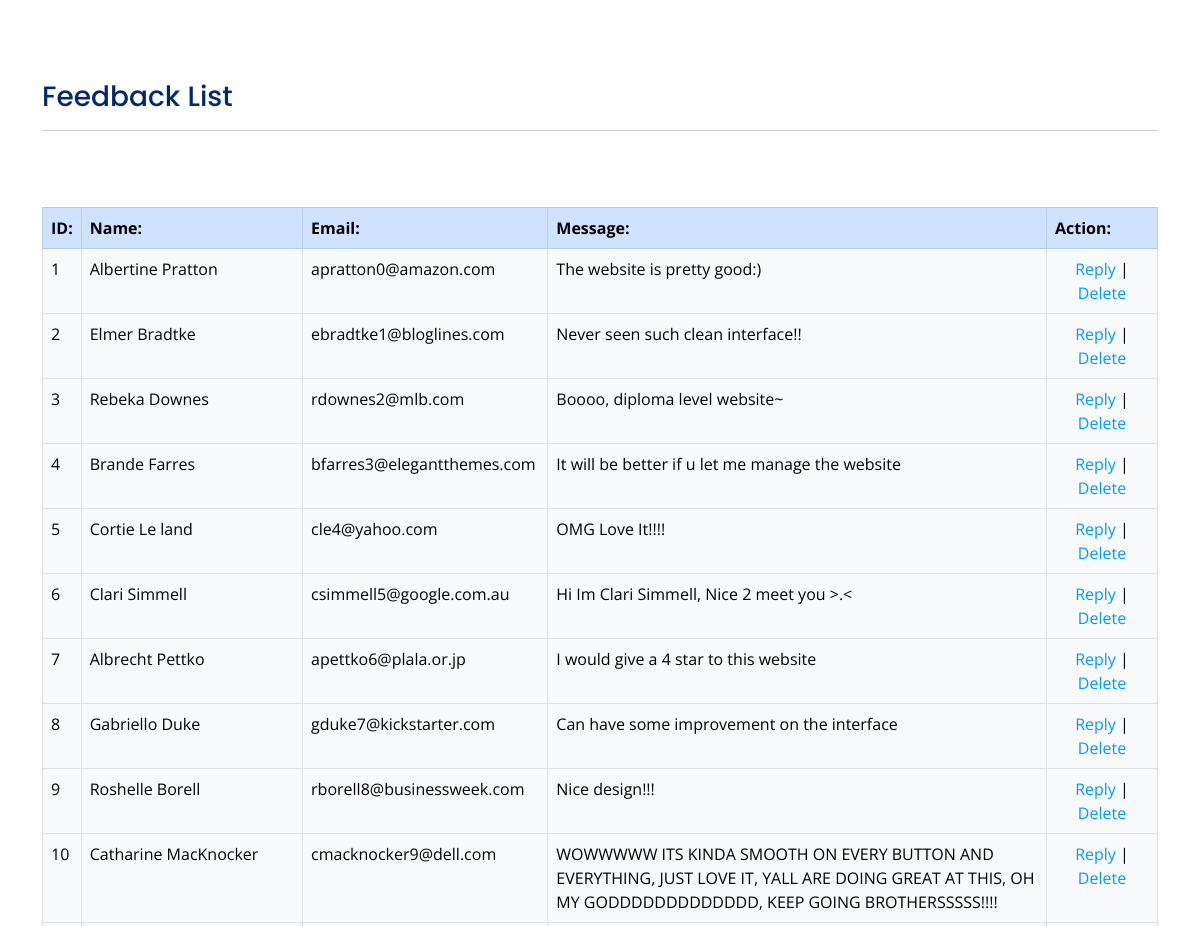
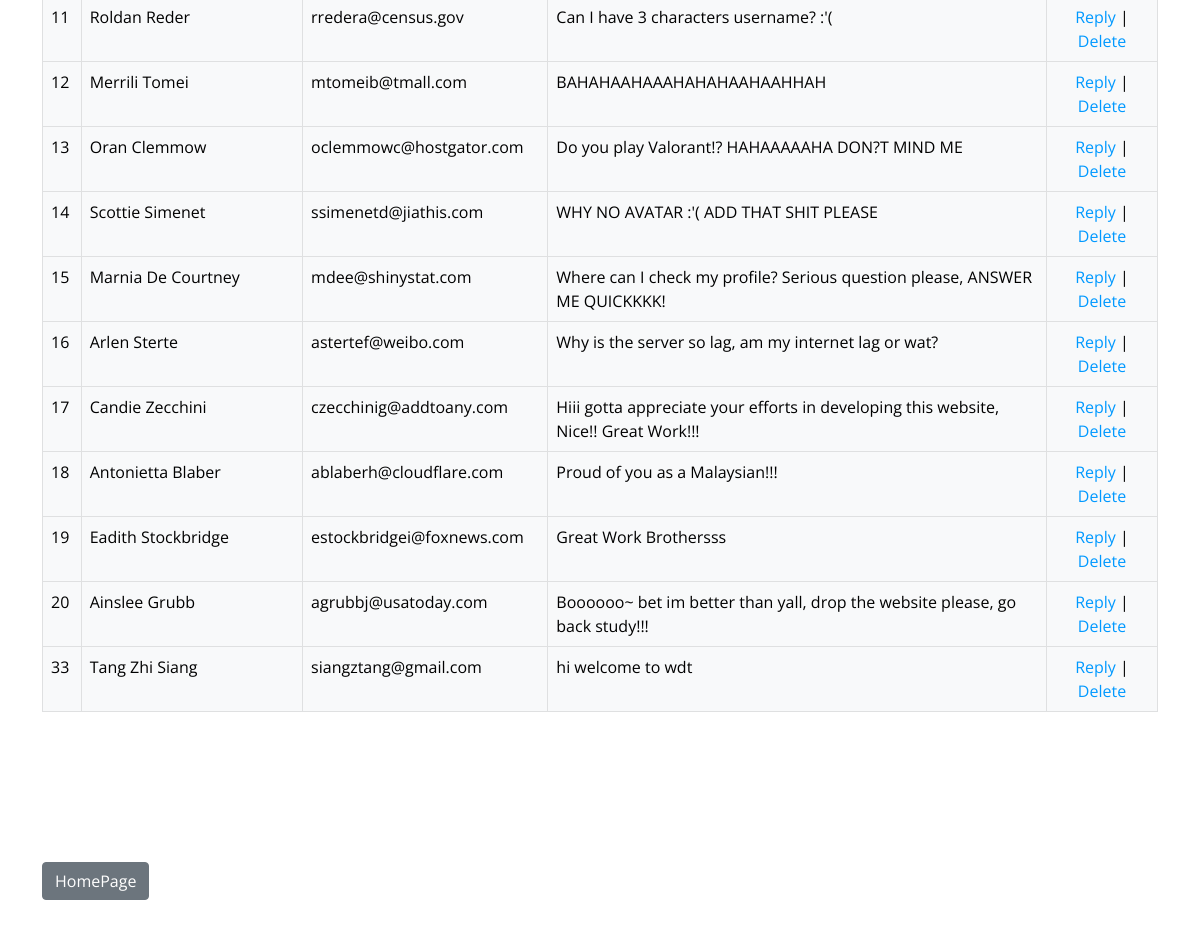
/staff_feedback_list.php, run on the app's committed database (2 pictures, top to bottom).
### tables this page shows
CREATE TABLE `tblfeedbacks` (
  `id` int(11) NOT NULL,
  `name` varchar(100) NOT NULL,
  `email` varchar(100) NOT NULL,
  `message` varchar(5000) NOT NULL
);

### staff_feedback_list.php (the view, shortened to what this page needs)
<?php
  include_once("dbconn.php");
  $sql_query = "SELECT * FROM `tblfeedbacks`";
  $results = mysqli_query($conn, $sql_query);
?>
<!DOCTYPE html>
<html lang="en">
<head>
  <?php include("link.php") ?>
</head>
<body>
  <main>
    <div class="container">
      <h3 class="fw-blod">Feedback List</h3>
      <hr>
      <section>
      <?php
            if($row = mysqli_query($conn, $sql_query)){
                if(mysqli_num_rows($row) > 0){ ?>
                        <table class="table table-bordered table-hover" style="width: 100%; margin-bottom: 150px">
                                <tr class="table-primary">
                                  <th style="width: 3%;">ID: </th>
                                  <th style="width: 20%;">Name: </th>
                                  <th style="width: 22%;">Email: </th>
                                  <th style="width: 45%;">Message: </th>
                                  <th style="width: 10%;">Action: </th>
                                </tr>
                                <?php while($row = mysqli_fetch_assoc($results)){ ?>
                                <tr class="table-light">
                                    <td><?php echo $row["id"]; ?></td>
                                    <td><?php echo $row["name"]; ?></td>
                                    <td><?php echo $row["email"]; ?></td>
                                    <td><?php echo $row["message"]; ?></td>
                                    <td style="text-align: center;">
                                        <a href="mailto:<?php echo $row['email']; ?>">Reply</a> |
                                        <a href="staff_delete_feedback.php?id=<?php echo $row['id']; ?>">Delete</a>
                                    </td>
                                </tr>
                                <?php } ?>
                        </table>
        <?php
                }else{
                    echo "There are not feedback to display...";
                    echo "<br>";
                    echo "<br>";
                    echo "<br>";
                }
            }
        ?>
            <button type="reset" class="btn btn-secondary" onclick="window.location.href='staff_homepage.php'">HomePage</button>
      </div>
  </main>
</body>
</html>

### link.php (shortened to what this page needs)
<link href="assets/vendor/bootstrap/css/bootstrap.min.css" rel="stylesheet">
<link href="assets/vendor/bootstrap-icons/bootstrap-icons.css" rel="stylesheet">
<link href="assets/vendor/boxicons/css/boxicons.min.css" rel="stylesheet">
<link href="assets/vendor/remixicon/remixicon.css" rel="stylesheet">
<link href="assets/vendor/swiper/swiper-bundle.min.css" rel="stylesheet">
<link href="assets/css/style.css" rel="stylesheet">

### assets/css/style.css (style rules this page uses)
body { font-family: "Open Sans", sans-serif; color: #444444; }
a { color: #0099ff; text-decoration: none; transition: 0.5s; }
h1, h2, h3, h4, h5, h6 { font-family: "Raleway", sans-serif; }
section { padding: 60px 0; overflow: hidden; }

### staff_feedback_list.php (style rules this page uses)
body { margin-top: 80px; }
table, th, td { padding: 5px; }
h3 { font-weight: 500; color: #012970; font-family: "Poppins", sans-serif; }

### data on the page
tblfeedbacks: id "1", name "Albertine Pratton", email "apratton0@amazon.com", message "The website is pretty good:)"
tblfeedbacks: id "2", name "Elmer Bradtke", email "ebradtke1@bloglines.com", message "Never seen such clean interface!!"
tblfeedbacks: id "3", name "Rebeka Downes", email "rdownes2@mlb.com", message "Boooo, diploma level website~"
tblfeedbacks: id "4", name "Brande Farres", email "bfarres3@elegantthemes.com", message "It will be better if u let me manage the website"
tblfeedbacks: id "5", name "Cortie Le land", email "cle4@yahoo.com", message "OMG Love It!!!!"
tblfeedbacks: id "6", name "Clari Simmell", email "csimmell5@google.com.au", message "Hi Im Clari Simmell, Nice 2 meet you >.<"
tblfeedbacks: id "7", name "Albrecht Pettko", email "apettko6@plala.or.jp", message "I would give a 4 star to this website"
tblfeedbacks: id "8", name "Gabriello Duke", email "gduke7@kickstarter.com", message "Can have some improvement on the interface"
tblfeedbacks: id "9", name "Roshelle Borell", email "rborell8@businessweek.com", message "Nice design!!!"
tblfeedbacks: id "10", name "Catharine MacKnocker", email "cmacknocker9@dell.com", message "WOWWWWW ITS KINDA SMOOTH ON EVERY BUTTON AND EVERYTHING, JUST LOVE IT, YALL ARE DOING GREAT AT THIS, OH MY GODDDDDDDDDDDDD, KEEP GOING BROTHERSSSSS!!!!"
tblfeedbacks: id "11", name "Roldan Reder", email "rredera@census.gov", message "Can I have 3 characters username? :'("
tblfeedbacks: id "12", name "Merrili Tomei", email "mtomeib@tmall.com", message "BAHAHAAHAAAHAHAHAAHAAHHAH"
tblfeedbacks: id "13", name "Oran Clemmow", email "oclemmowc@hostgator.com", message "Do you play Valorant!? HAHAAAAAHA DON?T MIND ME"
tblfeedbacks: id "14", name "Scottie Simenet", email "ssimenetd@jiathis.com", message "WHY NO AVATAR :'( ADD THAT SHIT PLEASE"
tblfeedbacks: id "15", name "Marnia De Courtney", email "mdee@shinystat.com", message "Where can I check my profile? Serious question please, ANSWER ME QUICKKKK!"
tblfeedbacks: id "16", name "Arlen Sterte", email "astertef@weibo.com", message "Why is the server so lag, am my internet lag or wat?"
tblfeedbacks: id "17", name "Candie Zecchini", email "czecchinig@addtoany.com", message "Hiii gotta appreciate your efforts in developing this website, Nice!! Great Work!!!"
tblfeedbacks: id "18", name "Antonietta Blaber", email "ablaberh@cloudflare.com", message "Proud of you as a Malaysian!!!"
tblfeedbacks: id "19", name "Eadith Stockbridge", email "estockbridgei@foxnews.com", message "Great Work Brothersss"
tblfeedbacks: id "20", name "Ainslee Grubb", email "agrubbj@usatoday.com", message "Boooooo~ bet im better than yall, drop the website please, go back study!!!"
tblfeedbacks: id "33", name "Tang Zhi Siang", email "siangztang@gmail.com", message "hi welcome to wdt"
